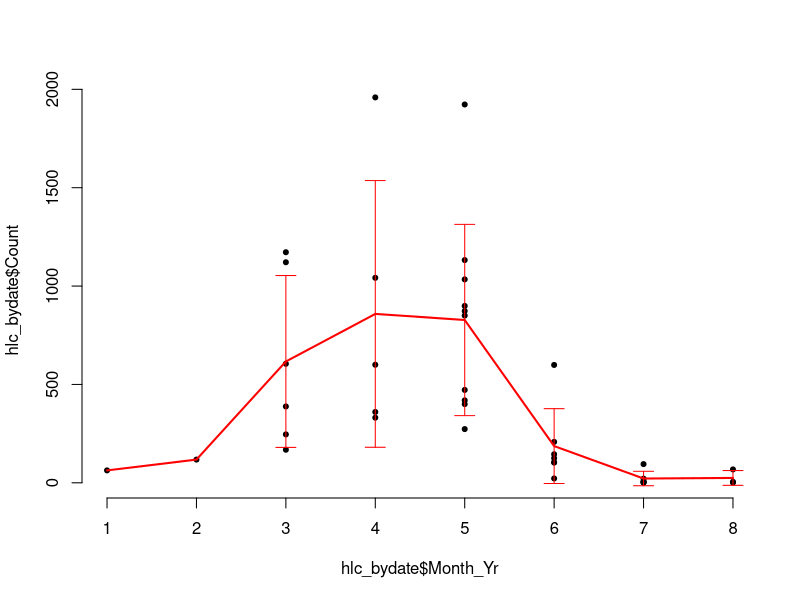

The R script that drew this image: (Note: this script raises an error after producing the figure.)
library(tidyverse)
library(lubridate)
require(pscl)
require(MASS)
require(boot)
library(lme4)
library(RColorBrewer)
library(dplyr)
library(reshape2)
library(fitdistrplus)
InvLogit <- function(X){
  exp(X)/(1+exp(X))
}

setwd("Documents/GitHub/")
hlc_may_jul <- read.csv("HLC data 2016 (unchanged) processed/HLC May_Jul2016-Table 1.csv") 
hlc_aug_sep <- read.csv("HLC data 2016 (unchanged) processed/HLC Aug_Sept 2016-Table 1.csv")
hlc_oct_dec <- read.csv("HLC data 2016 (unchanged) processed/HLC Oct_Dber-Table 1.csv")
hlc_aug_sep <- hlc_aug_sep[,-17]
# the data for 2017 has no date so havent included it yet
# hlc_apr_jul_2017 <- read.csv("HLC data processed/April_May_June_July-Table 1.csv")[,1:16]
# hlc_aug_sep_2017 <- read.csv("HLC data processed/August_September-Table 1.csv")[,1:16]
# hlc_oct_dec_2017 <- read.csv("HLC data processed/Oct_Nvber_Dcber-Table 1.csv")[,1:16]

hlc <- rbind(hlc_may_jul, hlc_aug_sep, hlc_oct_dec)
rm(hlc_may_jul, hlc_aug_sep, hlc_oct_dec)

hlc <- hlc[-which(hlc$NightFrames=="N/A"),]
hlc$Date[1:63] <- c("1-May-2016")
hlc$Date[64:181] <- c("1-June-2016")

hlc |>
  mutate(time_frame = ifelse(NightFrames=="18h-20h", 1,
                             ifelse(NightFrames=="20-22h"|NightFrames=="20h-22h", 2,
                                    ifelse(NightFrames=="22h-00h"|NightFrames=="22H-00h", 3,
                                           ifelse(NightFrames=="00h-02h", 4,
                                                  ifelse(NightFrames=="02h-04h"|NightFrames=="02h-4h", 5,
                                                         ifelse(NightFrames=="04h-06h"|NightFrames=="04H-06h", 6,
                                                                NightFrames))))))) |> 
  mutate(Site = ifelse(Study.Sites=="Kignélé"|Study.Sites=="Kignele ", "Kignele",
                       ifelse(Study.Sites=="Niaganabougou"|Study.Sites=="Nianganabougou", "Nianguanabougou",
                              ifelse(Study.Sites=="Sirakélé","Sirakele",
                                     ifelse(Study.Sites=="Krékrélo","Krekrelo",
                                            ifelse(Study.Sites=="Trekourou", "Trekrou",
                                                   Study.Sites)))))) |>
  mutate(Parity = ifelse(Parity=="p"|Parity=="PP", "P",
                         ifelse(Parity=="NO"|Parity=="MP", "NP",
                                Parity))) |>
  group_by(Site, Date) |>
  summarise(Count=n(), Outdoor=sum(Position=="Outside"), Indoor=sum(Position=="Inside")) -> hlc_bysitedate

hlc |>
  mutate(time_frame = ifelse(NightFrames=="18h-20h", 1,
                             ifelse(NightFrames=="20-22h"|NightFrames=="20h-22h", 2,
                                    ifelse(NightFrames=="22h-00h"|NightFrames=="22H-00h", 3,
                                           ifelse(NightFrames=="00h-02h", 4,
                                                  ifelse(NightFrames=="02h-04h"|NightFrames=="02h-4h", 5,
                                                         ifelse(NightFrames=="04h-06h"|NightFrames=="04H-06h", 6,
                                                                NightFrames))))))) |> 
  mutate(Site = ifelse(Study.Sites=="Kignélé"|Study.Sites=="Kignele ", "Kignele",
                       ifelse(Study.Sites=="Niaganabougou"|Study.Sites=="Nianganabougou", "Nianguanabougou",
                              ifelse(Study.Sites=="Sirakélé","Sirakele",
                                     ifelse(Study.Sites=="Krékrélo","Krekrelo",
                                            ifelse(Study.Sites=="Trekourou", "Trekrou",
                                                   Study.Sites)))))) |>
  mutate(Parity = ifelse(Parity=="p"|Parity=="PP", "P",
                         ifelse(Parity=="NO"|Parity=="MP", "NP",
                                Parity))) |>
  group_by(Date) |>
  summarise(Count=n(), Outdoor=sum(Position=="Outside"), Indoor=sum(Position=="Inside")) -> hlc_bydate

hlc_bysitedate |>
  mutate(Date=parse_date_time(Date, "dmy")) |>
  arrange(Date) |>
  mutate(Month_Yr = format_ISO8601(Date, precision = "ym")) -> hlc_bysitedate
hlc_bysitedate$Site <- as.factor(hlc_bysitedate$Site)
hlc_bysitedate$Month_Yr <- as.factor(hlc_bysitedate$Month_Yr)
hlc_bysitedate$Date <- as.factor(hlc_bysitedate$Date)

hlc_bydate |>
  mutate(Date=parse_date_time(Date, "dmy")) |>
  arrange(Date) |>
  mutate(Month_Yr = format_ISO8601(Date, precision = "ym")) -> hlc_bydate
hlc_bydate$Month_Yr <- as.factor(hlc_bydate$Month_Yr)
hlc_bydate$Date <- as.factor(hlc_bydate$Date)

# visualising data
plot.default(hlc_bydate$Month_Yr, hlc_bydate$Count, pch=20, frame.plot=F)
hlc_bydate |> 
  group_by(Month_Yr) |>
  summarise(mean=mean(Count), sd=sd(Count)) -> out
lines(1:8, out$mean, col="red", lwd=2)
arrows(1:8, 
       out$mean-out$sd,
       1:8,
       out$mean+out$sd,
       angle = 90,
       code = 3,
       length = 0.1, 
       col="red")



# Mixed and random effects regressions
# NULL model - no fixed effect and random effect on date
glmer.nb(Count ~ (1|Date), data = hlc_bydate) |> 
  summary()
glmer.nb(Count ~ (1|Date), data = hlc_bysitedate) |> 
  summary()

glmer(
  cbind(Indoor, Count - Indoor) ~ (1 | Date),
  family = binomial, data = hlc_bydate) |>
  summary()
glmer(
  cbind(Indoor, Count - Indoor) ~ (1 | Date),
  family = binomial, data = hlc_bysitedate) |>
  summary()

# NULL model - no fixed effect and random effects on date and site
glmer.nb(Count ~ (1|Date) + (1|Site), data = hlc_bysitedate) |>
  summary()
glmer(
  cbind(Indoor, Count - Indoor) ~ (1 | Date) + (1|Site),
  family = binomial, data = hlc_bysitedate) |>
  summary()

# fixed effect on month random effect on date
glmer.nb(Count ~ Month_Yr + (1|Date), data = hlc_bydate) |>
  summary()
mixed_model(fixed = Count ~ Month_Yr, random = ~ 1|Date, data=hlc_bysitedate,
            family = negative.binomial()) |> summary()

glmer(
  cbind(Indoor, Count - Indoor) ~ Month_Yr + (1 | Date),
  family = binomial, data = hlc_bydate) |>
  summary()
glmer(
  cbind(Indoor, Count - Indoor) ~ Month_Yr + (1 | Date),
  family = binomial, data = hlc_bysitedate) |>
  summary()

# fixed effect on month random effects on date and site
glmer.nb(Count ~ Month_Yr + (1|Date) + (1|Site), data = hlc_bysitedate) |>
  summary()


sugar_feeding <- read.csv("DB monthly natural sugar and ASB feeding/day 2-Table 1.csv")
sugar_feeding <- sugar_feeding[-(64:65),]
table(sugar_feeding$Village)
mean(sugar_feeding$females.ASB.positive/sugar_feeding$TOTAL.Sample.females.Day.2)
sd(sugar_feeding$females.ASB.positive/sugar_feeding$TOTAL.Sample.females.Day.2)

par(las=1)
plot.default(sugar_feeding$month, 
             sugar_feeding$females.ASB.positive/sugar_feeding$TOTAL.Sample.females.Day.2,
             cex=0.9, pch=20, frame.plot = F, xlab = "Month", ylab = "% bait fed",
             ylim = c(0,1))
qt(c(0.025,0.975), df = 6)
sugar_feeding |>
  group_by(month) |>
  summarise(mean = mean(females.ASB.positive/TOTAL.Sample.females.Day.2),
             CI = 2.44*sd(females.ASB.positive/TOTAL.Sample.females.Day.2)/sqrt(n())) -> sugar_feeding_grouped

lines(sugar_feeding_grouped$month, sugar_feeding_grouped$mean, col="red", lwd=2)
arrows(sugar_feeding_grouped$month, 
       sugar_feeding_grouped$mean-sugar_feeding_grouped$CI,
       sugar_feeding_grouped$month,
       sugar_feeding_grouped$mean+sugar_feeding_grouped$CI,
       angle = 90,
       code = 3,
       length = 0.1, 
       col="red")

plot.default(sugar_feeding$Village, 
             sugar_feeding$females.ASB.positive/sugar_feeding$TOTAL.Sample.females.Day.2,
             cex=0.9, pch=20, frame.plot = F, xlab = "Village", ylab = "% bait fed",
             ylim = c(0,1))
qt(c(0.025,0.975), df = 8)
sugar_feeding |>
  group_by(Village) |>
  summarise(mean = mean(females.ASB.positive/TOTAL.Sample.females.Day.2),
            CI = 2.31*sd(females.ASB.positive/TOTAL.Sample.females.Day.2)/sqrt(n())) -> sugar_feeding_grouped
lines(sugar_feeding_grouped$Village, sugar_feeding_grouped$mean, col="red", lwd=2)
arrows(1:7, 
       sugar_feeding_grouped$mean-sugar_feeding_grouped$CI,
       1:7,
       sugar_feeding_grouped$mean+sugar_feeding_grouped$CI,
       angle = 90,
       code = 3,
       length = 0.1, 
       col="red")

plot(rep(1,63), 
     sugar_feeding$females.ASB.positive/sugar_feeding$TOTAL.Sample.females.Day.2,
     cex=0.9, pch=20, frame.plot = F, xlab = "Month", ylab = "% bait fed",
     ylim = c(0,1))
qt(c(0.025,0.975), df = 62)
sugar_feeding |>
  summarise(mean = mean(females.ASB.positive/TOTAL.Sample.females.Day.2),
            CI = 2.00*sd(females.ASB.positive/TOTAL.Sample.females.Day.2)/sqrt(n())) -> sugar_feeding_grouped
lines(1, sugar_feeding_grouped$mean, col="red", lwd=2)
arrows(1, 
       sugar_feeding_grouped$mean-sugar_feeding_grouped$CI,
       1,
       sugar_feeding_grouped$mean+sugar_feeding_grouped$CI,
       angle = 90,
       code = 3,
       length = 0.1, 
       col="red")
sugar_feeding |>
  filter(month>5) -> sugar_feeding
sugar_feeding$month <- as.factor(sugar_feeding$month)
sugar_feeding$Village <- as.factor(sugar_feeding$Village)

fit <- glmer(
  cbind(females.ASB.positive, TOTAL.Sample.females.Day.2 - females.ASB.positive) ~ month + (1 | Village),
  family = binomial, data = sugar_feeding) 
summary(fit)
glm(
  cbind(females.ASB.positive, TOTAL.Sample.females.Day.2 - females.ASB.positive) ~ month,
      family = binomial, data = sugar_feeding) |> 
      summary()
InvLogit(-0.10996+0.25*c(1.96, 0, -1.96))
InvLogit(-0.1694-0.2221+0.3349*c(1.96, 0, -1.96))
InvLogit(-0.1694-0.7953+0.2432*c(1.96, 0, -1.96))
